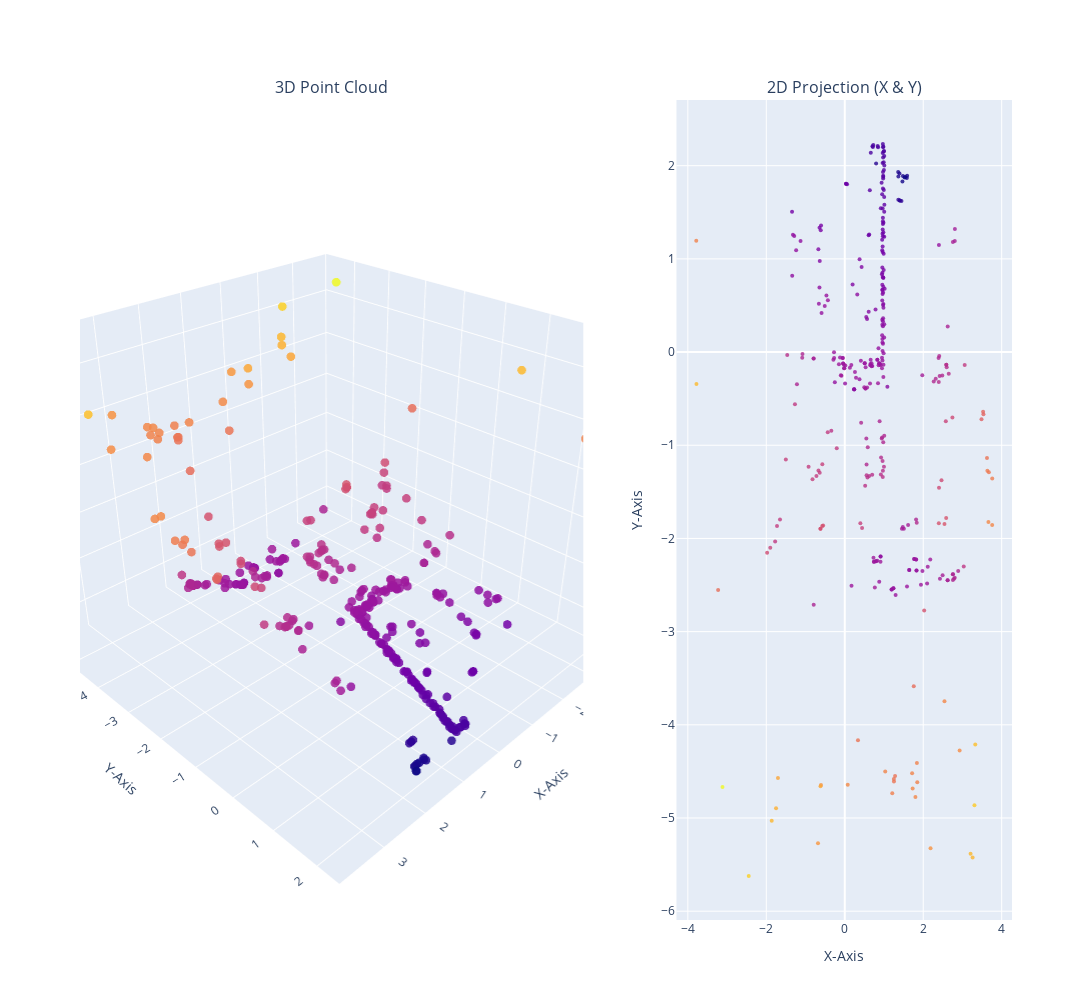

Here is the notebook cell this chart was saved with:
### Markdown cell above
# Visualize The 3D & 2D Point Cloud (Dynamic View)
Use the plotty library to create a dynamic scatter plot of the 3D point cloud for better visualization (zoom & rotation options).

### Code cell
# Extract The XYZ Coordinates From The Point Cloud
X_coords = point_cloud[:, 0]
Y_coords = point_cloud[:, 1]
Z_coords = point_cloud[:, 2]

# Define Subplot Structure 1 Row, 2 Cols
fig = make_subplots(
    rows=1, cols=2,
    specs=[[{'type': 'scene'}, {'type': 'xy'}]],
    column_widths=[0.6, 0.4],
    subplot_titles=("3D Point Cloud", "2D Projection (X & Y)")
)

# Create The 3D Scatter Plot
fig.add_trace(
    go.Scatter3d(
        x=X_coords, y=Y_coords, z=Z_coords,
        mode='markers',
        marker=dict(
            size=3,                     # slightly larger points
            color=Z_coords,             # color based on depth
            colorscale='Plasma',        # updated colormap
            opacity=0.85                # slight transparency
        )
    ),
    row=1, col=1 # Position In Grid
)

# Define Visual Parameters For The 3D View
fig.update_scenes(
    xaxis_title="X-Axis",
    yaxis_title="Y-Axis",
    zaxis_title="Z-Axis",
    aspectmode="data",             # equal aspect ratio
    camera=dict(eye=dict(x=1.5, y=1.5, z=1.2))  # adjusted camera position
)

# Create The 2D Scatter Plot (X & Y Axis)
fig.add_trace(
    go.Scatter(
        x=X_coords, y=Y_coords,
        mode='markers',
        marker=dict(
            size=4,                     # slightly larger points
            color=Z_coords,
            colorscale='Plasma',        # updated colormap
            opacity=0.8
        )
    ),
    row=1, col=2 # Position In Grid
)

# Define Visual Parameters For 2D Plot
fig.update_xaxes(title_text="X-Axis", row=1, col=2)
fig.update_yaxes(title_text="Y-Axis", row=1, col=2)

# Define The Layout
fig.update_layout(
    height=1000,
    width=1600,
    showlegend=False,
)

fig.show()

### Figure 1 — Plotly figure (JSON) as saved in the notebook; plotly's stock layout.template omitted (floating-point values rounded to 4 significant figures; data arrays with more than 128 entries replaced by an {"elided": "..."} marker saying what was removed)
{"data": [{"marker": {"color": {"elided": "339 float values"}, "colorscale": [[0, "#0d0887"], [0.1111, "#46039f"], [0.2222, "#7201a8"], [0.3333, "#9c179e"], [0.4444, "#bd3786"], [0.5556, "#d8576b"], [0.6667, "#ed7953"], [0.7778, "#fb9f3a"], [0.8889, "#fdca26"], [1, "#f0f921"]], "opacity": 0.85, "size": 3}, "mode": "markers", "scene": "scene", "type": "scatter3d", "x": {"elided": "339 float values"}, "y": {"elided": "339 float values"}, "z": {"elided": "339 float values"}}, {"marker": {"color": {"elided": "339 float values"}, "colorscale": [[0, "#0d0887"], [0.1111, "#46039f"], [0.2222, "#7201a8"], [0.3333, "#9c179e"], [0.4444, "#bd3786"], [0.5556, "#d8576b"], [0.6667, "#ed7953"], [0.7778, "#fb9f3a"], [0.8889, "#fdca26"], [1, "#f0f921"]], "opacity": 0.8, "size": 4}, "mode": "markers", "type": "scatter", "x": {"elided": "339 float values"}, "xaxis": "x", "y": {"elided": "339 float values"}, "yaxis": "y"}], "layout": {"annotations": [{"font": {"size": 16}, "showarrow": false, "text": "3D Point Cloud", "x": 0.27, "xanchor": "center", "xref": "paper", "y": 1, "yanchor": "bottom", "yref": "paper"}, {"font": {"size": 16}, "showarrow": false, "text": "2D Projection (X & Y)", "x": 0.82, "xanchor": "center", "xref": "paper", "y": 1, "yanchor": "bottom", "yref": "paper"}], "height": 1000, "scene": {"aspectmode": "data", "aspectratio": {"x": 1.061, "y": 1.104, "z": 0.8536}, "camera": {"eye": {"x": 1.5, "y": 1.5, "z": 1.2}}, "domain": {"x": [0, 0.54], "y": [0, 1]}, "xaxis": {"title": {"text": "X-Axis"}, "type": "linear"}, "yaxis": {"title": {"text": "Y-Axis"}, "type": "linear"}, "zaxis": {"title": {"text": "Z-Axis"}, "type": "linear"}}, "showlegend": false, "width": 1600, "xaxis": {"anchor": "y", "autorange": true, "domain": [0.64, 1], "range": [-4.259, 4.233], "title": {"text": "X-Axis"}, "type": "linear"}, "yaxis": {"anchor": "x", "autorange": true, "domain": [0, 1], "range": [-6.094, 2.705], "title": {"text": "Y-Axis"}, "type": "linear"}}}
